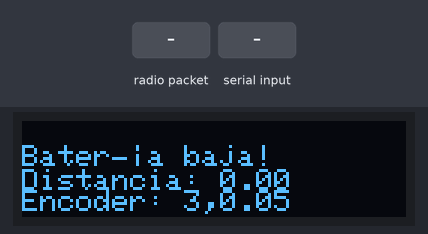
Simulated run of this sketch. Board: Arduino Uno, built for the host (arithmetic inside an expression is 32-bit, double 64-bit). On the bench: 128×32 one-colour display. Inputs (shaded band) come from the test bench. No radio packets arrive unless stated; what the sketch prints to the serial monitor is not drawn.

Above: at 1.6 s.
1.7 s: radio packet "2" arrives
3.2 s: "90,45,200\n" received over Serial
Timing chart, 0 to 6.2 s (numbered marks = the images above; inputs shaded):
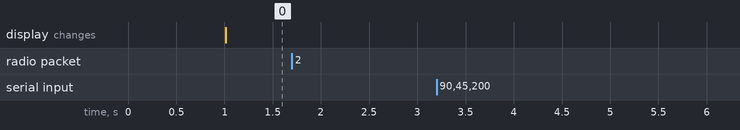

Measured:
- after the input at 1.7 s, every drawn part: stays the same
- after the input at 3.2 s, every drawn part: stays the same

The sketch:

Reciever_encoder2.ino
```cpp
#include <Adafruit_SSD1306.h>
#include <SPI.h>
#include <LoRa.h>
#include <Wire.h>

//########################### OLED ##############################
#define SCREEN_WIDTH 128
#define SCREEN_HEIGHT 32
#define OLED_RESET     -1
#define SCREEN_ADDRESS 0x3C
Adafruit_SSD1306 display(SCREEN_WIDTH, SCREEN_HEIGHT, &Wire, OLED_RESET);
//###############################################################

#define SCK     5
#define MISO    19
#define MOSI    27
#define SS      18
#define RST     23
#define DI0     26
#define BAND    868E6

unsigned long previousMillis = 0;  // Tiempo entre paquetes
unsigned long lastOledUpdate = 0;  // Control de actualización OLED
unsigned long lastPrintMillis = 0;  // Control de impresión en Serial Monitor

char receivedData[50];  // Buffer para datos del paquete
int batteryLevel = 0;
long leftEncoderTicks = 0;
int encoderType = 3;
float encoderRatio = 0.05;
int indexQuestion = 0;
float distanciaRecorrida = 0.0;

void setup() {
  Serial.begin(115200);
  while (!Serial);
  Serial.println("LoRa Receiver Optimized");

  SPI.begin(SCK, MISO, MOSI, SS);
  LoRa.setPins(SS, RST, DI0);
  if (!LoRa.begin(BAND)) {
    Serial.println("Starting LoRa failed!");
    while (1);
  }

  // Configuración de LoRa para ajustar el rendimiento
  //LoRa.setSpreadingFactor(7);  // Comúnmente 7-12, prueba con 7 para mayor velocidad
  //LoRa.setSignalBandwidth(125E3);  // Ancho de banda de 125 kHz
  //LoRa.setCodingRate4(5);  // Tasa de codificación 4/5


  LoRa.receive();

  if (!display.begin(SSD1306_SWITCHCAPVCC, SCREEN_ADDRESS)) {
    Serial.println("SSD1306 allocation failed");
    for (;;);
  }
  display.clearDisplay();
  display.display();
}

void loop() {

  unsigned long currentMillis = millis();  // Guardar el tiempo actual para el control de intervalos

  //############# Envío de datos ######################

if (Serial.available() > 0) {
    // Lee el número flotante ingresado por el usuario
    float input = Serial.parseFloat();

    // Verifica si la entrada es válida
    if (!isnan(input)) { // Acepta cualquier número válido, incluyendo 0.0
        Serial.print("Número recibido en el esclavo: ");
        Serial.println(input);  // Verificar en el Serial Monitor del esclavo

        // Enviar el valor flotante por LoRa
        LoRa.print(input);
        LoRa.endPacket();
        Serial.println("Dato enviado");
    } else {
        Serial.println("Entrada no válida, por favor ingrese un número.");
        while (Serial.available() > 0) {
            Serial.read(); // Limpia el buffer del Serial
        }
    }
}


  //###################################################

  //############# Recepción de datos ##################
  // Revisar datos del puerto LoRa
  int packetSize = LoRa.parsePacket();
  if (packetSize) {
    handleLoRaData();
  }

  // Actualizar la pantalla OLED cada segundo
  if (currentMillis - lastOledUpdate >= 1000) {
    updateOLED();
    lastOledUpdate = currentMillis;
  }

  // Actualizar mensajes periódicos, si aplica
  if (currentMillis - lastPrintMillis >= 1000) {
    lastPrintMillis = currentMillis;
  }
}

// Manejo de datos del LoRa
void handleLoRaData() {
  char receivedData[64];  // Buffer para los datos recibidos
  int i = 0;

  while (LoRa.available() && i < sizeof(receivedData) - 1) {
    receivedData[i++] = LoRa.read();
  }
  receivedData[i] = '\0';  // Terminar la cadena con '\0'

  char* ptr = receivedData;
  indexQuestion = atoi(ptr);  // Determinar tipo de pregunta

  if (indexQuestion == 1) {
    // Enviar configuración del encoder por LoRa
    LoRa.beginPacket();
    LoRa.print(encoderType);
    LoRa.print(",");
    LoRa.print(encoderRatio);
    LoRa.endPacket();
  } else if (indexQuestion == 2) {
    // Procesar datos del paquete recibido
    ptr = strchr(ptr, ',');
    if (ptr) leftEncoderTicks = atol(++ptr);

    ptr = strchr(ptr, ',');
    if (ptr) batteryLevel = atoi(++ptr);

    ptr = strchr(ptr, ',');
    if (ptr) distanciaRecorrida = atof(++ptr);

    Serial.print("ticks:");
    Serial.print(leftEncoderTicks);
    Serial.print(",dist:");
    Serial.println(distanciaRecorrida);
  }
}

// Actualización del OLED
void updateOLED() {
  display.clearDisplay();
  display.setCursor(0, 8);
  display.setTextSize(1);
  display.setTextColor(SSD1306_WHITE);

  if (batteryLevel < 20) {
    display.println("Batería baja!");
  } else {
    display.print("Batería: ");
    display.print(batteryLevel);
    display.println("%");
  }

  display.setCursor(0, 16);
  display.print("Distancia: ");
  display.println(distanciaRecorrida);

  display.setCursor(0, 23);
  display.print("Encoder: ");
  display.print(encoderType);
  display.print(",");
  display.println(encoderRatio);

  display.display();
}
```
